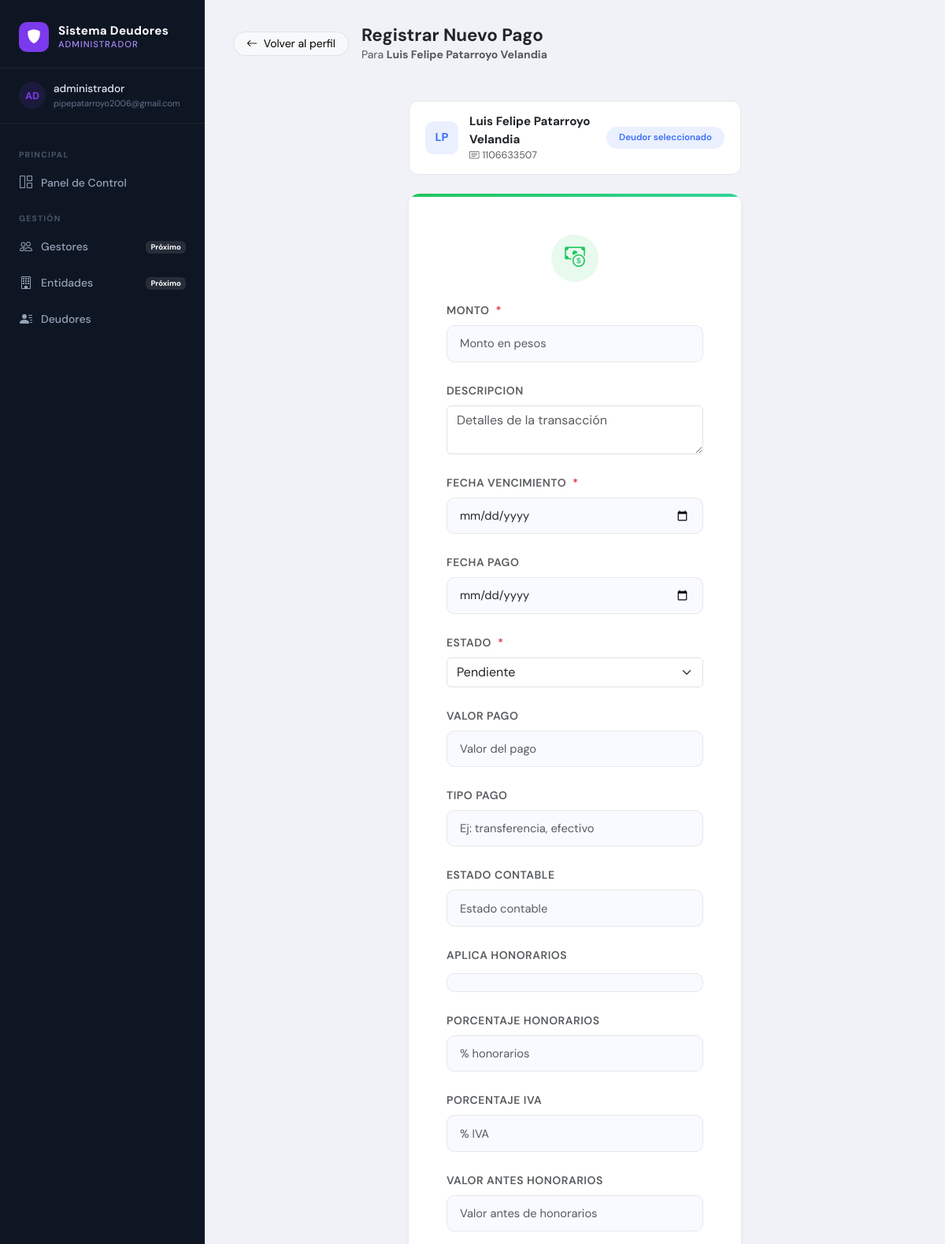
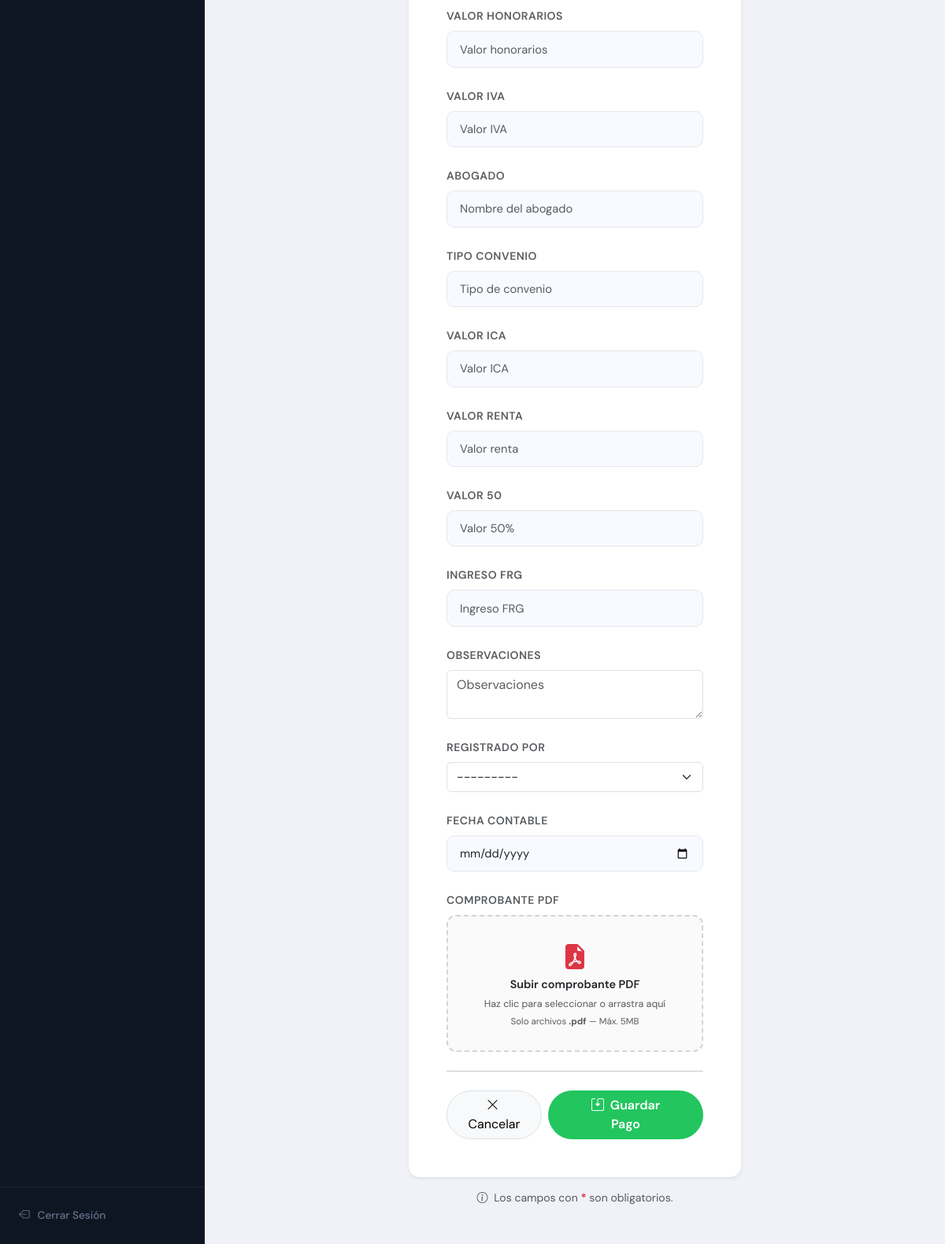
Page /deudor/3/pago/nuevo/ (signed in) on the committed database (2 pictures, top to bottom).
### deudores/models.py (models this page shows, shortened)
class Deudor(models.Model):
    gestor = models.ForeignKey(
        User,
        on_delete=models.SET_NULL,
        null=True, blank=True,
        related_name='deudores',
        limit_choices_to={'perfil__rol': 'gestor'},
    )
    nombre           = models.CharField(max_length=100)
    apellido         = models.CharField(max_length=100)
    cedula           = models.CharField(max_length=20, unique=True)
    telefono         = models.CharField(max_length=20, blank=True)
    email            = models.EmailField(blank=True)
    direccion        = models.TextField(blank=True)
    fecha_registro   = models.DateTimeField(auto_now_add=True)
    class Meta:
        verbose_name = "Deudor"
        verbose_name_plural = "Deudores"

### deudores/views.py (the view)
# urls.py: path('deudor/<int:deudor_pk>/pago/nuevo/',        views.crear_pago,   name='crear_pago_deudor'),
@login_required(login_url='login')
def crear_pago(request, deudor_pk):
    deudor = get_object_or_404(Deudor, pk=deudor_pk)
    if not es_admin(request.user) and deudor.gestor != request.user:
        messages.error(request, 'No tienes permiso para agregar pagos a este deudor.')
        return redirect('lista_deudores')
    form = PagoForm(request.POST or None, request.FILES or None)
    if request.method == 'POST' and form.is_valid():
        pago = form.save(commit=False)
        pago.deudor = deudor
        pago.save()
        messages.success(request, 'Pago registrado exitosamente.')
        return redirect('detalle_deudor', pk=deudor.pk)
    return render(request, 'deudores/nuevo_pago.html', {
        'form':   form,
        'deudor': deudor,
    })

### deudores/views.py (called while the page is built)
def get_rol(user):
    try:
        return user.perfil.rol
    except Perfil.DoesNotExist:
        return 'gestor'

def es_admin(user):
    return get_rol(user) == 'admin'

### deudores/templates/deudores/nuevo_pago.html (shortened to what this page needs)
{% extends 'deudores/base.html' %}
{% block content %}
<div class="d-flex align-items-center gap-3 mb-5">
    <a href="{% url 'detalle_deudor' deudor.pk %}" class="btn btn-sm btn-light border rounded-pill px-3">
        <i class="bi bi-arrow-left me-1"></i> Volver al perfil
    </a>
    <div>
        <h3 class="fw-bold mb-0 text-dark" style="font-size:1.4rem;">Registrar Nuevo Pago</h3>
        <p class="text-muted small mb-0">Para <strong>{{ deudor.nombre }} {{ deudor.apellido }}</strong></p>
    </div>
</div>
<div class="row justify-content-center">
    <div class="col-md-8 col-lg-6">
        <div class="deudor-card mb-4">
            <div class="deudor-avatar">{{ deudor.nombre|slice:":1" }}{{ deudor.apellido|slice:":1" }}</div>
            <div>
                <p class="fw-bold text-dark mb-0" style="font-size:.95rem;">{{ deudor.nombre }} {{ deudor.apellido }}</p>
                <p class="text-muted mb-0" style="font-size:.78rem;"><i class="bi bi-card-text me-1"></i>{{ deudor.cedula }}</p>
            </div>
            <span class="ms-auto badge rounded-pill px-3 py-2" style="background:rgba(59,110,248,0.1);color:#3b6ef8;font-size:.72rem;font-weight:600;">
                Deudor seleccionado
            </span>
        </div>
        <div class="card border-0 shadow-sm" style="border-radius:14px; overflow:hidden;">
            <div style="height:4px; background:linear-gradient(90deg,#22c55e,#34d399);"></div>
            <div class="card-body p-4 p-md-5">
                <div class="text-center mb-4">
                    <div style="width:60px;height:60px;border-radius:50%;background:rgba(34,197,94,0.1);color:#22c55e;display:inline-flex;align-items:center;justify-content:center;font-size:1.6rem;">
                        <i class="bi bi-cash-coin"></i>
                    </div>
                </div>
                <form method="POST" enctype="multipart/form-data" id="formNuevoPago" novalidate>
                    {% for field in form %}
                    {% if field.name != 'deudor' %}
                    <div class="mb-4">
                        <label class="form-label fw-semibold text-muted small text-uppercase" style="letter-spacing:.5px;">
                            {{ field.label }}
                            {% if field.field.required %}<span class="text-danger ms-1">*</span>{% endif %}
                        </label>
                        {% if field.name == 'comprobante_pdf' %}
                        <div class="pdf-upload-area" id="pdfUploadArea" onclick="document.getElementById('id_comprobante_pdf').click()">
                            <i class="bi bi-file-earmark-pdf-fill text-danger fs-2 mb-2"></i>
                            <p class="fw-semibold text-dark mb-1" style="font-size:.9rem;">Subir comprobante PDF</p>
                            <p class="text-muted mb-0" style="font-size:.78rem;">Haz clic para seleccionar o arrastra aquí</p>
                            <p class="text-muted mt-1 mb-0" style="font-size:.72rem;">Solo archivos <strong>.pdf</strong> — Máx. 5MB</p>
                        </div>
                        {% else %}
                        {{ field }}
                        {% endif %}
                    </div>
                    {% endif %}
                    {% endfor %}
                    <hr class="my-4 opacity-25">
                    <div class="d-flex gap-2 justify-content-end">
                        <a href="{% url 'detalle_deudor' deudor.pk %}" class="btn btn-light border rounded-pill px-4">
                            <i class="bi bi-x-lg me-1"></i> Cancelar
                        </a>
                        <button type="submit" class="btn rounded-pill px-5 fw-semibold" style="background:#22c55e;color:#fff;border:none;">
                            <i class="bi bi-save2 me-1"></i> Guardar Pago
                        </button>
                    </div>
                </form>
            </div>
        </div>
        <p class="text-muted small text-center mt-3">
            <i class="bi bi-info-circle me-1"></i> Los campos con <span class="text-danger fw-bold">*</span> son obligatorios.
        </p>
    </div>
</div>
{% endblock %}

### deudores/templates/deudores/base.html (shortened to what this page needs)
<!DOCTYPE html>
<html lang="es">
<head>
    <link href="https://cdn.jsdelivr.net/npm/bootstrap@5.3.3/dist/css/bootstrap.min.css" rel="stylesheet">
    <link rel="stylesheet" href="https://cdn.jsdelivr.net/npm/bootstrap-icons@1.11.3/font/bootstrap-icons.min.css">
</head>
<body>
{% if user.is_authenticated %}
{% with role=user.perfil.rol|default:"gestor" %}
<div class="app-wrapper">
    <aside class="sidebar">
        <div class="sidebar-brand">
            <div class="brand-icon {{ role }}">
                {% if role == 'admin' %}<i class="bi bi-shield-fill"></i>{% else %}<i class="bi bi-currency-dollar"></i>{% endif %}
            </div>
            <div class="brand-text">
                <div class="brand-title">Sistema Deudores</div>
                <div class="brand-role {{ role }}">
                    {% if role == 'admin' %}Administrador{% else %}Gestor{% endif %}
                </div>
            </div>
        </div>
        <div class="sidebar-user">
            <div class="user-avatar {{ role }}">{{ user.username|slice:":2"|upper }}</div>
            <div>
                <div class="user-name">{{ user.get_full_name|default:user.username }}</div>
                <div class="user-tag">{{ user.email|default:"Sin correo" }}</div>
            </div>
        </div>
        <nav class="sidebar-nav">
            {% if role == 'admin' %}
            <div class="nav-section-label">Principal</div>
            <a href="{% url 'inicio_admin' %}" class="sidebar-link admin {% if request.resolver_match.url_name == 'inicio_admin' %}active{% endif %}">
                <i class="bi bi-grid-1x2"></i> Panel de Control
            </a>
            <div class="nav-section-label">Gestión</div>
            <a href="#gestores" class="sidebar-link admin">
                <i class="bi bi-people"></i> Gestores
                <span class="ms-auto badge" style="background:rgba(255,255,255,0.1);font-size:.6rem;">Próximo</span>
            </a>
            <a href="#entidades" class="sidebar-link admin">
                <i class="bi bi-building"></i> Entidades
                <span class="ms-auto badge" style="background:rgba(255,255,255,0.1);font-size:.6rem;">Próximo</span>
            </a>
            <a href="{% url 'lista_deudores' %}" class="sidebar-link admin {% if request.resolver_match.url_name == 'lista_deudores' %}active{% endif %}">
                <i class="bi bi-person-lines-fill"></i> Deudores
            </a>
            {% endif %}
        </nav>
        <div class="sidebar-footer">
            <a href="{% url 'logout' %}" class="logout-btn">
                <i class="bi bi-box-arrow-left"></i> Cerrar Sesión
            </a>
        </div>
    </aside>
    <main class="main-content">
        <div class="page-body">
            {% block content %}{% endblock %}
        </div>
    </main>
</div>
{% endwith %}
{% endif %}
</body>
</html>

### deudores/templates/deudores/base.html (style rules this page uses)
:root { --bg: #f0f2f7; --sidebar-bg: #0f1623; --sidebar-accent: #1a2236; --sidebar-border: rgba(255,255,255,0.06); --primary: #3b6ef8; --primary-soft: rgba(59,110,248,0.12); --success: #22c55e; --warning: #f59e0b; --danger: #ef4444; --text: #0f1623; --text-muted: #6b7280; --card-bg: #ffffff; --border: #e5e7eb; --admin-accent: #7c3aed; --admin-soft: rgba(124,58,237,0.12); }
* { box-sizing: border-box; }
body { font-family: 'DM Sans', sans-serif; background: var(--bg); color: var(--text); margin: 0; padding: 0; }
.app-wrapper { display: flex; min-height: 100vh; }
.sidebar { width: 260px; min-width: 260px; background: var(--sidebar-bg); display: flex; flex-direction: column; position: fixed; top: 0; left: 0; bottom: 0; z-index: 100; overflow-y: auto; }
.sidebar-brand { padding: 28px 24px 20px; display: flex; align-items: center; gap: 12px; border-bottom: 1px solid var(--sidebar-border); }
.brand-icon { width: 38px; height: 38px; border-radius: 10px; display: flex; align-items: center; justify-content: center; font-size: 1.1rem; flex-shrink: 0; }
.brand-icon.admin { background: var(--admin-accent); color: #fff; }
.brand-text { line-height: 1; }
.brand-title { color: #fff; font-weight: 700; font-size: 0.95rem; letter-spacing: 0.3px; }
.brand-role { font-size: 0.7rem; font-weight: 500; text-transform: uppercase; letter-spacing: 1px; margin-top: 3px; }
.brand-role.admin { color: #a78bfa; }
.sidebar-user { padding: 16px 24px; border-bottom: 1px solid var(--sidebar-border); display: flex; align-items: center; gap: 10px; }
.user-avatar { width: 34px; height: 34px; border-radius: 50%; display: flex; align-items: center; justify-content: center; font-size: 0.8rem; font-weight: 700; flex-shrink: 0; }
.user-avatar.admin { background: var(--admin-soft); color: var(--admin-accent); }
.user-name { color: #e2e8f0; font-size: 0.85rem; font-weight: 500; }
.user-tag { font-size: 0.68rem; color: #64748b; }
.sidebar-nav { padding: 16px 12px; flex: 1; }
.nav-section-label { font-size: 0.65rem; font-weight: 700; text-transform: uppercase; letter-spacing: 1.2px; color: #475569; padding: 8px 12px 6px; margin-top: 8px; }
.sidebar-link { display: flex; align-items: center; gap: 10px; padding: 10px 12px; border-radius: 8px; color: #94a3b8; font-size: 0.875rem; font-weight: 500; text-decoration: none; margin-bottom: 2px; transition: all 0.15s ease; }
.sidebar-link i { font-size: 1rem; width: 18px; text-align: center; }
.sidebar-footer { padding: 16px 12px; border-top: 1px solid var(--sidebar-border); }
.logout-btn { display: flex; align-items: center; gap: 10px; width: 100%; padding: 10px 12px; border-radius: 8px; background: transparent; border: none; cursor: pointer; color: #64748b; font-size: 0.85rem; font-weight: 500; transition: all 0.15s ease; text-decoration: none; }
.main-content { margin-left: 260px; flex: 1; display: flex; flex-direction: column; min-height: 100vh; }
.page-body { padding: 32px 36px; flex: 1; }
.card { border-radius: 14px; border: 1px solid var(--border); }

### deudores/templates/deudores/nuevo_pago.html (style rules this page uses)
.deudor-card { background: #fff; border: 1px solid #e5e7eb; border-radius: 12px; padding: 14px 20px; display: flex; align-items: center; gap: 14px; }
.deudor-avatar { width:42px; height:42px; border-radius:10px; background:rgba(59,110,248,0.1); color:#3b6ef8; font-weight:700; font-size:.9rem; display:flex; align-items:center; justify-content:center; flex-shrink:0; }
input:not([type=file]):not([type=hidden]), select, textarea { display: block; width: 100%; padding: .7rem 1rem; font-size: .92rem; color: #212529; background: #f8faff; border: 1px solid #e5e7eb; border-radius: 10px; transition: all 0.2s; }
.pdf-upload-area { border: 2px dashed #d1d5db; border-radius: 12px; padding: 28px 20px; text-align: center; cursor: pointer; transition: all 0.2s; background: #fafafa; }

### rows in the picture
Deudor: nombre "Luis Felipe", apellido "Patarroyo Velandia", nombre "L", apellido "P", cedula "1106633507"

### other values in the picture
{{ user.username|slice:":2"|upper }} "AD"
{{ user.get_full_name|default:user.username }} "administrador"
{{ user.email|default:"Sin correo" }} "pipepatarroyo2006@gmail.com"
{{ field.label }} "MONTO" "DESCRIPCION" "FECHA VENCIMIENTO" "FECHA PAGO" "ESTADO" "VALOR PAGO" "TIPO PAGO" "ESTADO CONTABLE" "APLICA HONORARIOS" "PORCENTAJE HONORARIOS" "PORCENTAJE IVA" "VALOR ANTES HONORARIOS" "VALOR HONORARIOS" "VALOR IVA" "ABOGADO" "TIPO CONVENIO" "VALOR ICA" "VALOR RENTA" "VALOR 50" "INGRESO FRG" "OBSERVACIONES" "REGISTRADO POR" "FECHA CONTABLE" "COMPROBANTE PDF"
